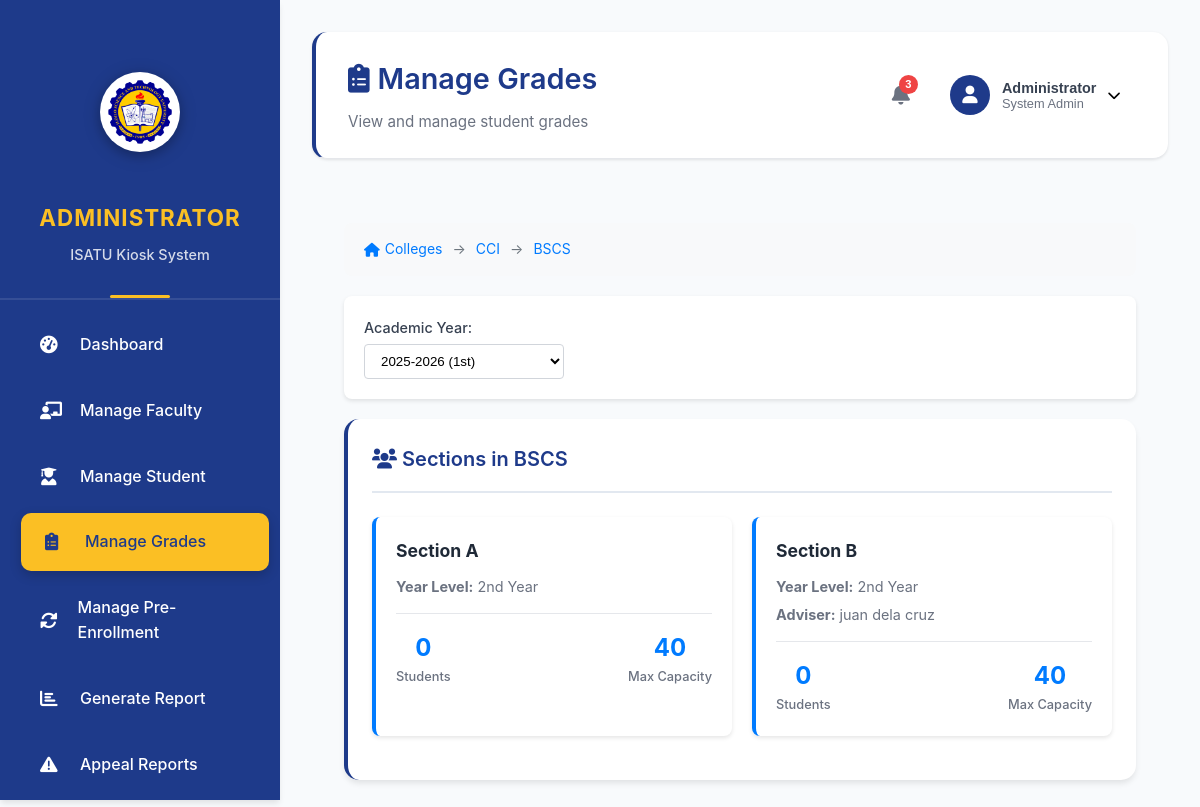
The app's page /view/manage_grades.php?department_id=12&program_id=13&academic_year_id=3 (signed in), older data.
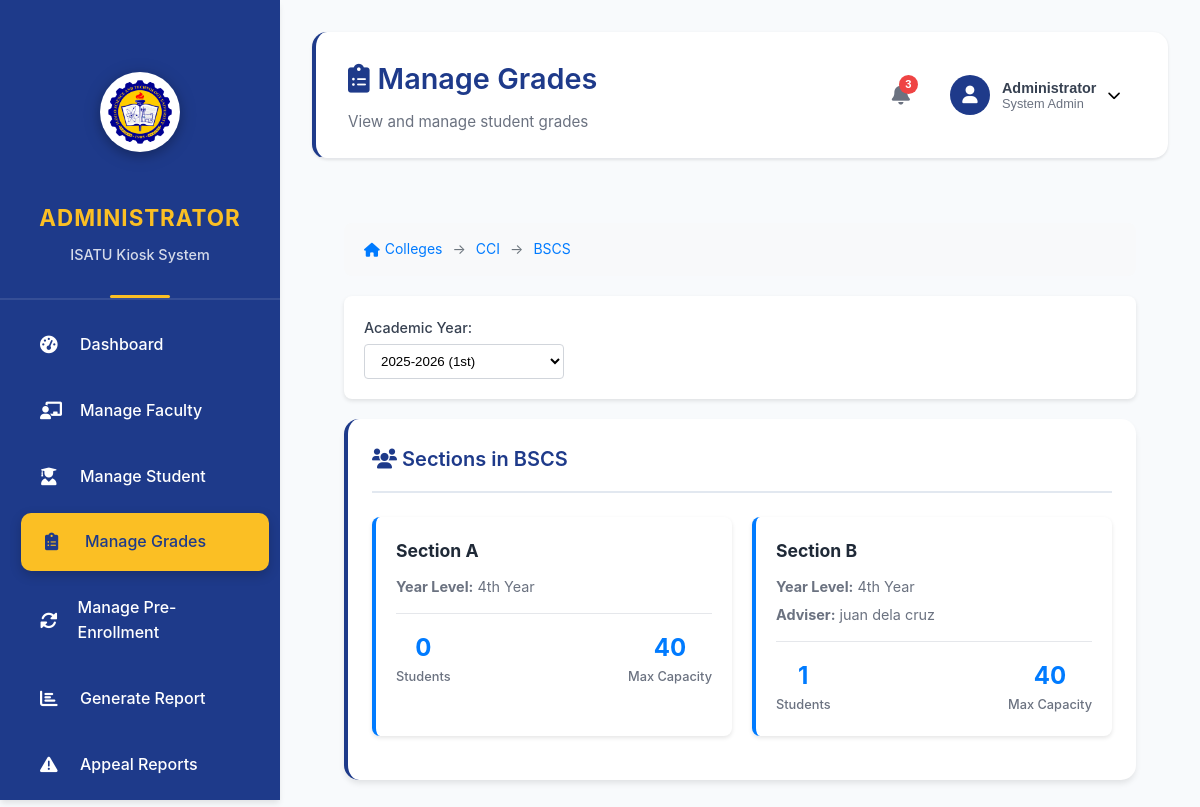
The same page, newer data.
### tables this page shows
CREATE TABLE `sections` (
  `id` int(11) NOT NULL,
  `section_name` varchar(50) NOT NULL,
  `year_level` enum('1st','2nd','3rd','4th','5th') NOT NULL,
  `program_id` int(11) NOT NULL,
  `academic_year_id` int(11) NOT NULL,
  `adviser_id` int(11) DEFAULT NULL,
  `max_students` int(11) DEFAULT 40,
  `status` enum('active','inactive') DEFAULT 'active',
  `created_at` timestamp NOT NULL DEFAULT current_timestamp()
);

CREATE TABLE `users` (
  `id` int(11) NOT NULL,
  `username` varchar(50) NOT NULL,
  `email` varchar(100) NOT NULL,
  `password` varchar(255) NOT NULL,
  `first_name` varchar(50) NOT NULL,
  `last_name` varchar(50) NOT NULL,
  `role` enum('administrator','faculty','student') NOT NULL,
  `status` enum('active','inactive','suspended') DEFAULT 'active',
  `student_id` varchar(20) DEFAULT NULL,
  `employee_id` varchar(20) DEFAULT NULL,
  `birth_date` date DEFAULT NULL,
  `gender` enum('male','female','other') DEFAULT NULL,
  `address` text DEFAULT NULL,
  `contact_number` varchar(20) DEFAULT NULL,
  `emergency_contact` varchar(100) DEFAULT NULL,
  `emergency_phone` varchar(20) DEFAULT NULL,
  `profile_image` varchar(255) DEFAULT NULL,
  `created_at` timestamp NOT NULL DEFAULT current_timestamp(),
  `updated_at` timestamp NOT NULL DEFAULT current_timestamp() ON UPDATE current_timestamp()
);

### view/manage_grades.php (the view, shortened to what the changed rows need)
<?php
require_once '../config/database.php';
$department_id = isset($_GET['department_id']) ? (int)$_GET['department_id'] : null;
$program_id = isset($_GET['program_id']) ? (int)$_GET['program_id'] : null;
$section_id = isset($_GET['section_id']) ? (int)$_GET['section_id'] : null;
$academic_year_id = isset($_GET['academic_year_id']) ? (int)$_GET['academic_year_id'] : null;
$departments = [];
$sections = [];
try {
    if (!$department_id) {
        $stmt = $pdo->prepare("
            SELECT d.*, u.first_name, u.last_name,
                   COUNT(DISTINCT p.id) as program_count,
                   COUNT(DISTINCT s.id) as student_count
            FROM departments d
            LEFT JOIN users u ON d.head_faculty_id = u.id
            LEFT JOIN programs p ON d.id = p.department_id AND p.status = 'active'
            LEFT JOIN student_profiles sp ON p.id = sp.program_id
            LEFT JOIN users s ON sp.user_id = s.id AND s.role = 'student' AND s.status = 'active'
            WHERE d.status = 'active'
            GROUP BY d.id
            ORDER BY d.name
        ");
        $stmt->execute();
        $departments = $stmt->fetchAll(PDO::FETCH_ASSOC);
    } elseif (!$section_id) {
        $stmt = $pdo->prepare("
            SELECT s.*, u.first_name as adviser_first_name, u.last_name as adviser_last_name,
                   COUNT(DISTINCT sp.user_id) as student_count
            FROM sections s
            LEFT JOIN users u ON s.adviser_id = u.id
            LEFT JOIN student_profiles sp ON s.id = sp.section_id
            WHERE s.program_id = ? AND s.academic_year_id = ? AND s.status = 'active'
            GROUP BY s.id
            ORDER BY s.year_level, s.section_name
        ");
        $stmt->execute([$program_id, $academic_year_id]);
        $sections = $stmt->fetchAll(PDO::FETCH_ASSOC);
    }
} catch (PDOException $e) {
    error_log("Database error in manage_grades.php: " . $e->getMessage());
    $message = 'Error loading data: ' . $e->getMessage();
    $message_type = 'error';
}
?>
<!DOCTYPE html>
<html lang="en">
<head>
    <link href="https://cdnjs.cloudflare.com/ajax/libs/font-awesome/6.0.0/css/all.min.css" rel="stylesheet">
    <link href="../assets/css/admin_dashboard.css" rel="stylesheet">
</head>
<body>
    <div class="admin-layout">
        <?php include '../includes/sidebar.php'; ?>
        <div class="main-content">
            <?php include '../includes/header.php'; ?>
            <div class="dashboard-content">
                <?php if (!$department_id): ?>
                    <div class="dashboard-card">
                        <div class="card-header">
                            <h3 class="card-title">
                                <i class="fas fa-building"></i> Colleges
                            </h3>
                        </div>
                        <div class="card-content">
                            <?php if (empty($departments)): ?>
                                <div class="empty-state">
                                    <i class="fas fa-building"></i>
                                    <h3>No Colleges Found</h3>
                                    <p>No active colleges are available.</p>
                                </div>
                            <?php else: ?>
                                <div class="cards-grid">
                                    <?php foreach ($departments as $dept): ?>
                                        <div class="info-card" onclick="location.href='?department_id=<?php echo $dept['id']; ?>'">
                                            <h3><?php echo htmlspecialchars($dept['name']); ?></h3>
                                            <?php if ($dept['first_name']): ?>
                                                <p><strong>Head:</strong> <?php echo htmlspecialchars($dept['first_name'] . ' ' . $dept['last_name']); ?></p>
                                            <?php endif; ?>
                                            <div class="stats">
                                                <div class="stat-item">
                                                    <div class="stat-value"><?php echo $dept['program_count']; ?></div>
                                                    <div class="stat-label">Programs</div>
                                                </div>
                                                <div class="stat-item">
                                                    <div class="stat-value"><?php echo $dept['student_count']; ?></div>
                                                    <div class="stat-label">Students</div>
                                                </div>
                                            </div>
                                        </div>
                                    <?php endforeach; ?>
                                </div>
                            <?php endif; ?>
                        </div>
                    </div>
                <?php elseif (!$section_id): ?>
                    <div class="dashboard-card">
                        <div class="card-content">
                            <?php if (empty($sections)): ?>
                                <div class="empty-state">
                                    <i class="fas fa-users"></i>
                                    <h3>No Sections Found</h3>
                                    <p>No active sections are available for this program in the selected academic year.</p>
                                </div>
                            <?php else: ?>
                                <div class="cards-grid">
                                    <?php foreach ($sections as $section): ?>
                                        <div class="info-card" onclick="location.href='?department_id=<?php echo $department_id; ?>&program_id=<?php echo $program_id; ?>&section_id=<?php echo $section['id']; ?>&academic_year_id=<?php echo $academic_year_id; ?>'">
                                            <h3>Section <?php echo htmlspecialchars($section['section_name']); ?></h3>
                                            <p><strong>Year Level:</strong> <?php echo htmlspecialchars($section['year_level']); ?> Year</p>
                                            <?php if ($section['adviser_first_name']): ?>
                                                <p><strong>Adviser:</strong> <?php echo htmlspecialchars($section['adviser_first_name'] . ' ' . $section['adviser_last_name']); ?></p>
                                            <?php endif; ?>
                                            <div class="stats">
                                                <div class="stat-item">
                                                    <div class="stat-value"><?php echo $section['student_count']; ?></div>
                                                    <div class="stat-label">Students</div>
                                                </div>
                                                <div class="stat-item">
                                                    <div class="stat-value"><?php echo $section['max_students']; ?></div>
                                                    <div class="stat-label">Max Capacity</div>
                                                </div>
                                            </div>
                                        </div>
                                    <?php endforeach; ?>
                                </div>
                            <?php endif; ?>
                        </div>
                    </div>
                <?php endif; ?>
            </div>
        </div>
    </div>
</body>
</html>

Row changes from the older to the newer data that the page shows:
removed sections: section_name "A", year_level "2nd", student_count "0", max_students "40"
removed sections: section_name "B", year_level "2nd", adviser.last_name "juan dela cruz", student_count "0", max_students "40"
added sections: section_name "A", year_level "4th", student_count "0", max_students "40"
added sections: section_name "B", year_level "4th", adviser.last_name "juan dela cruz", student_count "1", max_students "40"
